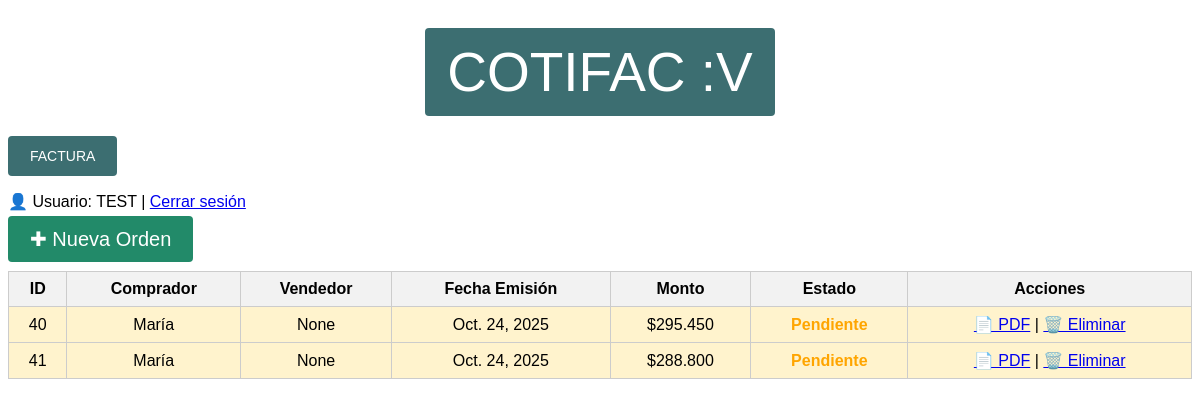
The page / (signed in) on the database its author committed.
### COTIFAC/models.py (models this page shows, shortened)
class OrdenCompra(models.Model):
    comprador = models.CharField(max_length=200)
    vendedor = models.CharField(max_length=200, blank=True, null=True)
    fecha_emision = models.DateField()
    fecha_vencimiento = models.DateField()
    descuento = models.DecimalField(max_digits=5, decimal_places=2, default=0)
    monto_total = models.DecimalField(max_digits=12, decimal_places=2)
    usuario = models.ForeignKey(User, on_delete=models.CASCADE)
    estado = models.CharField(max_length=20, choices=[
        ("pendiente", "Pendiente"),
        ("aprobada", "Aprobada"),
        ("rechazada", "Rechazada"),
    ], default="pendiente")

### COTIFAC/views.py (the view)
# urls.py: path("", views.orden_list, name="orden_list"),
@login_required
def orden_list(request):
    if request.user.is_superuser:
        ordenes = OrdenCompra.objects.all()
    else:
        ordenes = OrdenCompra.objects.filter(usuario=request.user)
    return render(request, "COTIFAC/orden_list.html", {"ordenes": ordenes})

### COTIFAC/templatetags/filtros.py (called while the page is built)
@register.filter
def formato_moneda(value):
    try:
        valor = float(value)
        return f"{valor:,.0f}".replace(",", ".")
    except (ValueError, TypeError):
        return value

### COTIFAC/templates/COTIFAC/orden_list.html (shortened to what this page needs)
{% load filtros %}
<!DOCTYPE html>
<html lang="es">
<head>
</head>
<body>
  <div class="Titulo-Principal">
    <button class="Titulo-Principal">COTIFAC :V</button>
  </div>
  <button type="submit">FACTURA</button>
  <p>
    👤 Usuario: {{ request.user.username }} |
    <a href="{% url 'logout' %}">Cerrar sesión</a>
  </p>
  <a class="NuevaOrden" href="{% url 'orden_create' %}">✚ Nueva Orden</a>
  <table>
    <tr>
      <th>ID</th>
      <th>Comprador</th>
      <th>Vendedor</th>
      <th>Fecha Emisión</th>
      <th>Monto</th>
      <th>Estado</th>
      <th>Acciones</th>
    </tr>
    {% for orden in ordenes %}
    <tr class="fila-{{ orden.estado }}">
      <td>{{ orden.id }}</td>
      <td>{{ orden.comprador }}</td>
      <td>{{ orden.vendedor }}</td>
      <td>{{ orden.fecha_emision }}</td>
      <td>${{ orden.monto_total|formato_moneda }}</td>
      <td class="estado">
        {% if orden.estado == "pendiente" %}
          <span class="pendiente">Pendiente</span>
        {% elif orden.estado == "aprobada" %}
          <span class="aprobada">Aprobada</span>
        {% else %}
          <span class="rechazada">Rechazada</span>
        {% endif %}
      </td>
      <td>
        <a href="{% url 'orden_pdf' orden.id %}">📄 PDF</a> |
        <a href="{% url 'orden_delete' orden.id %}" onclick="return confirm('¿Seguro que deseas eliminar esta orden?');">🗑️ Eliminar</a>
      </td>
    </tr>
    {% empty %}
    <tr><td colspan="7">No hay órdenes</td></tr>
    {% endfor %}
  </table>
</body>
</html>

### COTIFAC/templates/COTIFAC/orden_list.html (style rules this page uses)
body { font-family: Arial, sans-serif; }
table { border-collapse: collapse; width: 100%; margin-top: 20px; }
th, td { border: 1px solid #ccc; padding: 8px; text-align: center; }
th { background-color: #f2f2f2; }
.fila-pendiente { background-color: #fff3cd; }
.estado { font-weight: bold; }
.pendiente { color: orange; }
button { margin-top: 20px; padding: 12px 22px; font-size: 14px; background-color: #3c6e71; color: white; border: none; border-radius: 4px; cursor: pointer; }
.Titulo-Principal { font-size: 55px; text-align: center; }
.NuevaOrden { margin-top: 20px; padding: 12px 22px; font-size: 20px; background-color: #228a69; color: rgb(255, 255, 255); border: none; border-radius: 4px; cursor: pointer; text-decoration: none; }

### rows shown on the page
OrdenCompra: id "40", comprador "María", vendedor "None", fecha_emision "Oct. 24, 2025", monto_total "295.450", estado "Pendiente"
OrdenCompra: id "41", comprador "María", vendedor "None", fecha_emision "Oct. 24, 2025", monto_total "288.800", estado "Pendiente"

### other values the page prints
{{ request.user.username }} "TEST"
